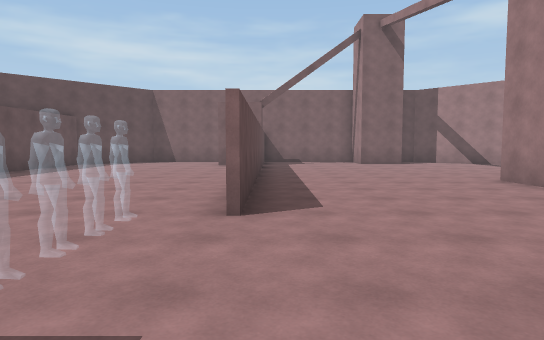
[1] (above)

17 first-person views from a walk through a Unity game level. The camera is 1.4 m above the floor, tilts 4° down and sees 75° across. The floor is counted in squares, 2 m on a side. Each view is taken from the middle of a square. On the plan, view 1 faces up. The plan holds only what a view shows up to about 11 squares ahead; the rest is blank.

[2]
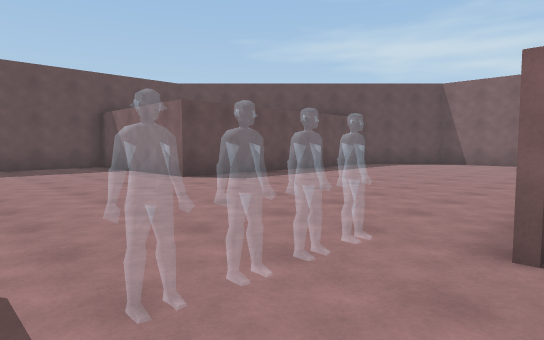

[3]
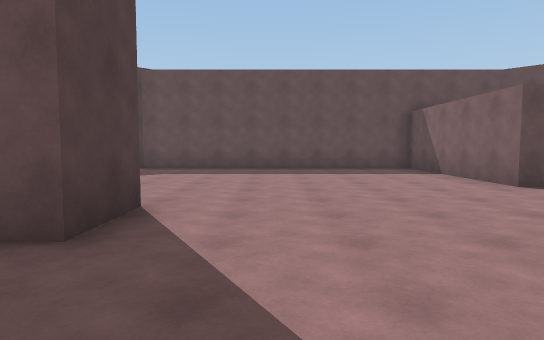

[4]
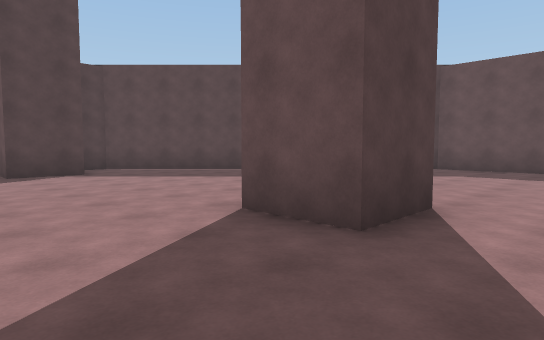

[5]
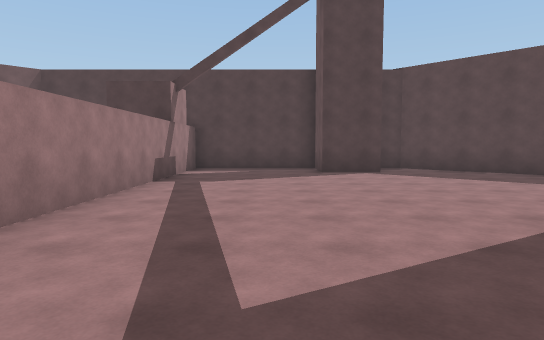

[6]
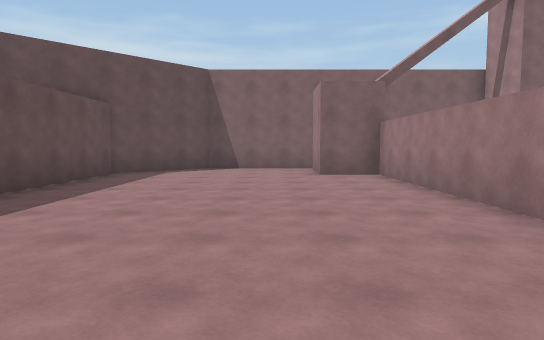

[7]
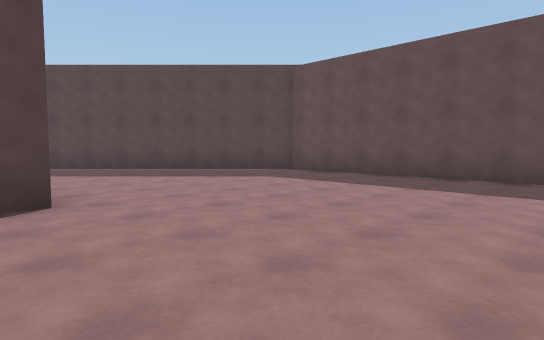

[8]
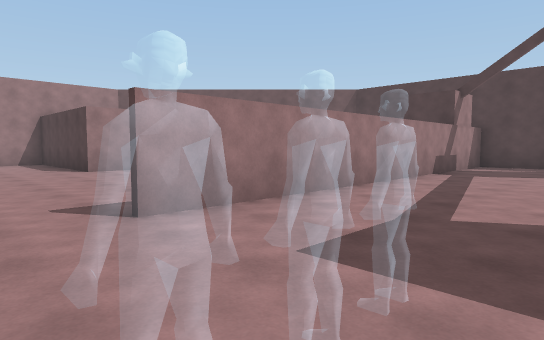

[9]
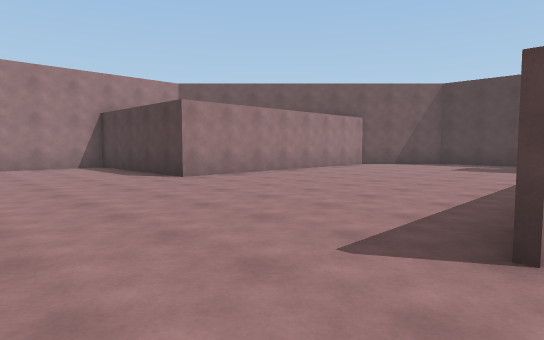

[10]
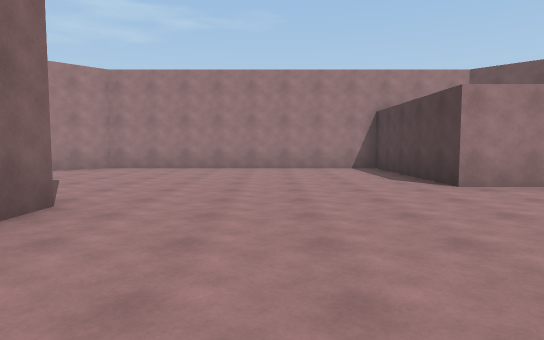

[11]
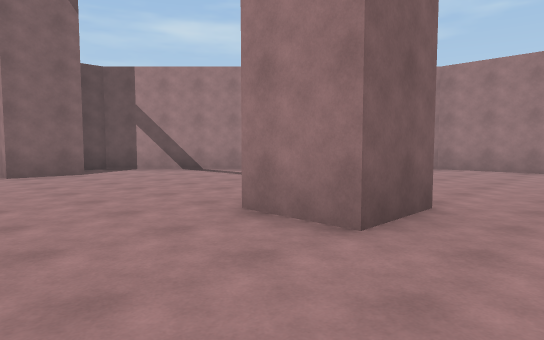

[12]
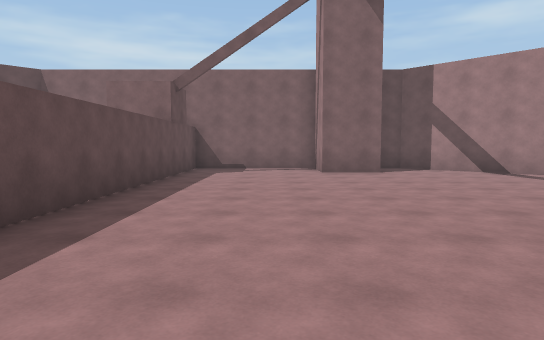

[13]
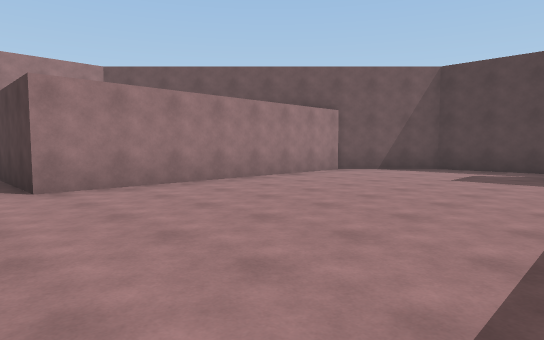

[14]
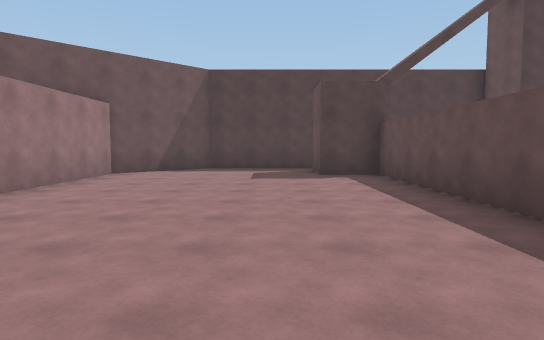

[15]
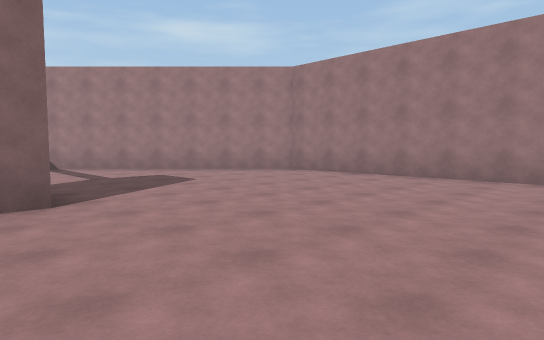

[16]
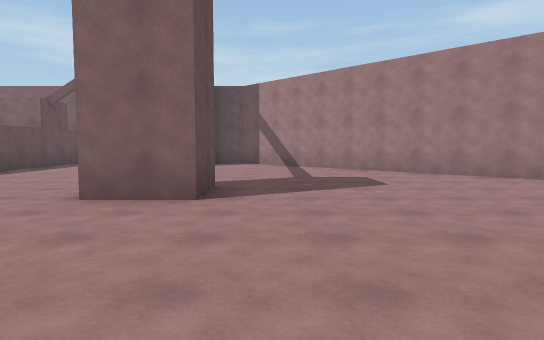

[17]
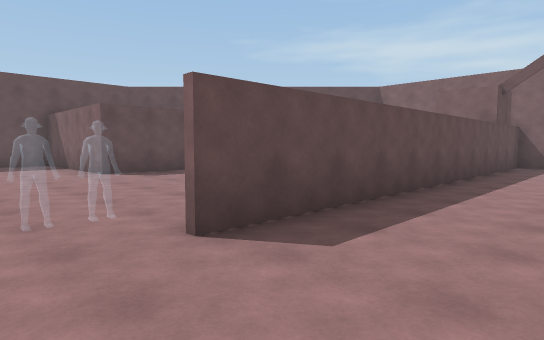

### Floor plan
Ten units are one square. View 1 is at (0, 0); x grows to the right and y downward. Boxes are objects, and circles mark ways between rooms. Rooms are numbered by the first view taken in them; rooms with no view inside come last. Other rooms are left out.
<svg viewBox="-123 -152 256 255">
<path fill="none" stroke="#000" d="M-51 5 -35 5 -35 20M-4 -72 -4 -124 -19 -124 -19 -139M-39 81 -23 81 -23 98 13 98 13 -16M-18 -147 -49 -147 -69 -127 -69 -51 -118 -51 -118 29 -49 98 -42 98M60 -70 60 -55 45 -55 45 -71M14 22 14 74 29 74 29 89M49 -131 33 -131 33 -147 -3 -147 -3 -34M28 98 59 98 79 77 79 1 128 1 128 -79 59 -147 52 -147"/>
<circle cx="5" cy="-25" r="3" fill="#2a7"/>
<text x="-50" y="-10">1</text>
<text x="60" y="-40">2</text>
</svg>
Room 1 opens to room 2.

Where each view was taken, in squares from view 1:
view 1: 0 up, 0 right, facing up
view 2: 1 up, 0 right, facing up-left
view 3: 1 up, 1 left, facing left
view 4: 1 up, 1 left, facing down-left
view 5: 1 up, 1 left, facing down
view 6: 4 up, 3 left, facing up
view 7: 4 up, 4 left, facing down-left
view 8: 3 up, 2 left, facing down-right
view 9: 4 up, 1 right, facing down-right
view 10: 3 up, 2 right, facing right
view 11: 4 up, 2 right, facing up-right
view 12: 4 up, 2 right, facing up
view 13: 1 up, 2 right, facing down-right
view 14: 1 up, 4 right, facing down
view 15: 1 up, 5 right, facing up-right
view 16: 1 up, 7 right, facing up
view 17: 2 up, 2 right, facing up-left
